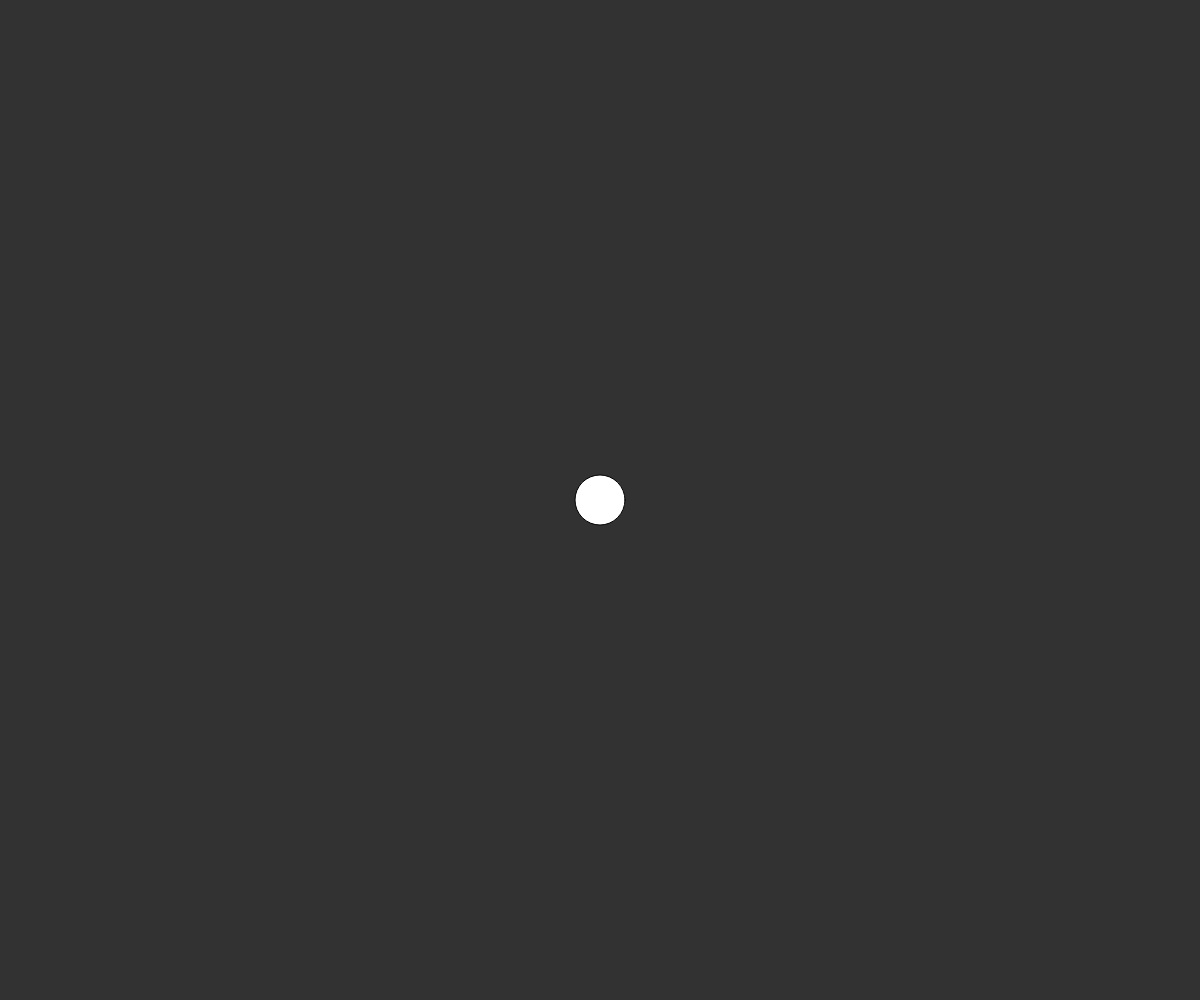
Frame 1 (no input)
Frame 60 (no input): identical to frame 1, image omitted
Frame 120 (the mouse pressed at the canvas centre since frame 60): identical to frame 1, image omitted

The p5.js sketch that drew this single still picture (run headless with seeded random() and noise() and a simulated clock; from frame 60 on, the mouse is pressed at the canvas centre):

// p5.js sketch
// ── sketch.js
// Planet Moon
// Muntaha Chowdhury
// Oct 18, 2024


let myPlanet;


function setup() {
  createCanvas(windowWidth, windowHeight);
  myPlanet = new Planet(width/2, height/2);
}

function draw() {
  background(50);
  myPlanet.display();
}

function mouseClicked() {
  if (keyIsPressed && keyCode === SHIFT) {
    myPlanet = new Planet(mouseX, mouseY);
  }
  else { 
    myPlanet.createMoon();
  }
}

class Planet {
  // make a Planet contructor
  constructor(x,y) {
    this.x = x;
    this.y = y;
    this.s = 100;
    this.r = this.s/2;
    this.moons = [];
  }

  display() {
    circle(this.x, this.y, this.r);
    for (let m of this.moons) {
      m.update();
    }
  }

  createMoon() {
    this.moons.push(new Moon(this.x, this.y));
  }

}


class Moon {
  // make a Moon constructor
  constructor(x, y) {
    this.x = x;
    this.y = y;
    this.r = 30;
    this.steps = 10;
    this.speed = 5;
  }

  update() {
    this.x += this.speed;
    this.steps--;
    if (this.steps === 0) {
      this.steps = 20;
      this.speed *= -1;
    }
    circle(this.x, this.y, this.r);
  }

}
